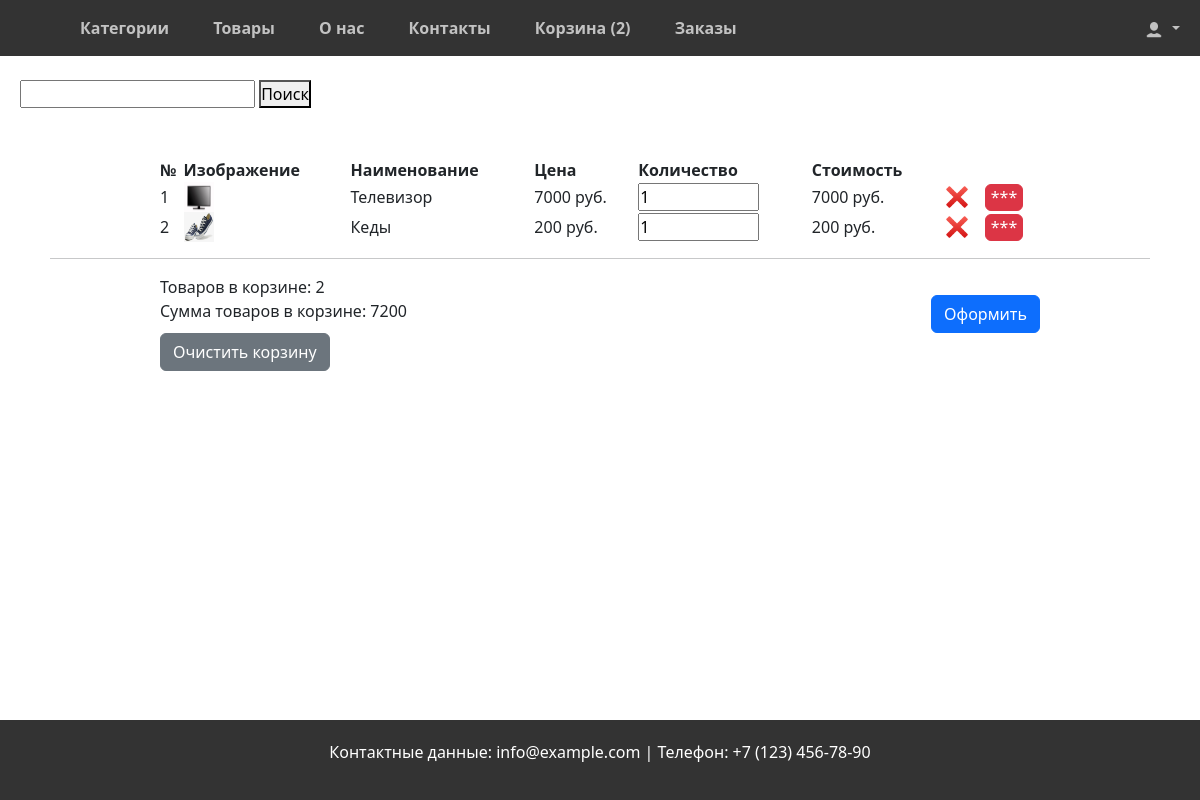
The app's page /cart/detail/ (signed in) with its own data.
### shop/models.py (models this page shows, shortened)
class Product(models.Model):
    category = models.ForeignKey(Category,
                                 related_name='products',
                                 on_delete=models.CASCADE)
    name = models.CharField(max_length=200,
                            verbose_name='Название')
    description = models.TextField(blank=True)
    slug = models.SlugField(max_length=200)
    image = models.ImageField(upload_to='products/%Y/%m/%d',
                              blank=True)
    price = models.DecimalField(max_digits=10,
                                decimal_places=2)
    available = models.BooleanField(default=True)
    created = models.DateTimeField(auto_now_add=True)
    updated = models.DateTimeField(auto_now=True)
    class Meta:
        ordering = ['name']
        indexes = [
            models.Index(fields=['id', 'slug']),
            models.Index(fields=['name']),
            models.Index(fields=['-created']),
        ]
        verbose_name = 'Товар'
        verbose_name_plural = 'Товары'

### cart/views.py (the view)
# urls.py: path('detail/', cart_detail, name='cart_detail'),
def cart_detail(request):
    return render(request, template_name='cart/cart_detail.html')

### orders/forms.py
class QuickOrderForm(forms.Form):
    name = forms.CharField(max_length=50, label="Имя")
    last_name = forms.CharField(max_length=50, label="Фамилия")
    email = forms.EmailField(label="Эл.почта")
    phone = forms.CharField(max_length=50, label="Телефон")
    payment = forms.ChoiceField(choices=PAYMENT_CHOICES, label='Способ оплаты')
    delivery = forms.ChoiceField(choices=DELIVERY_CHOICES, label='Способ Доставки')

### cart/context_processors.py (called while the page is built)
def cart(request):
    if request.user.id:
        return {'cart': ProductCartUser(request)}
    return {'cart': Cart(request)}

### cart/views.py (called while the page is built)
    def __iter__(self):
        product_ids = self.cart.keys()
        products = Product.objects.filter(id__in=product_ids)
        cart = self.cart.copy()
        for product in products:
            cart[str(product.id)]['product'] = product
        for item in cart.values():
            item['price'] = Decimal(item['price'])
            item['total_price'] = item['price'] * item['quantity']
            yield item

    def get_total_price(self):
        return sum(Decimal(item['price']) * item['quantity'] for item in self.cart.values())

    def __len__(self):
        return sum(item['quantity'] for item in self.cart.values())

### orders/context_processors.py (called while the page is built)
def quick_order_form(request):
    return {'quick_order_form': QuickOrderForm()}

### cart/templates/cart/cart_detail.html (shortened to what this page needs)
{% extends 'base.html' %}
{% load static%}
{% block content %}
{% if cart|length != 0%}
<table class="cart-title" style="width:80%; text-align:justify; margin:0 auto;">
    <thead>
    <tr>
        <th>№</th>
        <th>Изображение</th>
        <th>Наименование</th>
        <th>Цена</th>
        <th>Количество</th>
        <th>Стоимость</th>
    </tr>
    </thead>
    <tbody>
    {% for item in cart %}
    {% with product=item.product %}
    <tr>
        <td>
            {{ forloop.counter }}
        </td>
        <td>
            {% if product.image %}
            <img
            src="{{ product.image.url }}"
            alt="{{ product.name }}"
            style="width: 30px; height: 30px;">
             {% else %}
            <img
            src="{% static 'img/no_image.png' %}"
            class="card-img-top"
            alt="{{ product.name }}"
            style="width: 30px; height: 30px;">
            {% endif %}
        </td>
        <td>
            {{ product.name }}
        </td>
        <td>
            <span id="productPrice">{{ product.price|floatformat:0 }}</span> руб.
        </td>
        <td>
            <input id="prod_quantity" name="prod_quantity" type="number" min="1" max="100000" value="{{ item.quantity }}">
        </td>
        <td>
            <span id="itemPrice">{{ item.total_price|floatformat:0 }}</span>  руб.
        </td>
        <td>
           <a href="{% url 'cart:remove_product' product.id %}"><img style="width: 30px;" src="{% static 'img/cross.png' %}"></a>
        </td>
        <td><button class="removeFetch btn btn-danger" style="padding: 0.5px 5px; margin-top: 0;">***</button></td>
    </tr>
    {% endwith %}
    {% endfor %}
    </tbody>
</table>
<hr>
<div style="width:80%; text-align:justify; margin:0 auto; display: flex; justify-content: space-between; ">
    <div style="flex-direction: column;">
    <div>Товаров в корзине: <span id="cartLength">{{ cart|length }}</span></div>
    <div>Сумма товаров в корзине: <span id="totalPriceCart">{{ cart.get_total_price|floatformat:0 }}</span></div>
     <a href="{% url 'cart:remove_cart' %}" class="btn btn-secondary">Очистить корзину</a>
     </div>
    <div style="padding-top: 10px">
    {% if not request.user.id %}
        <a href="#" class="btn btn-primary" id="newOrder">Оформить заказ</a>
    {% else %}
        <a href="{% url 'new_order' %}" class="btn btn-primary" id="newOrderUser">Оформить</a>
    {% endif %}
        </div>
</div>
{% else %}
<div style="display: flex; justify-content: center; font-size: 2rem;">
    Корзина пуста😭
</div>
{% endif %}
{% endblock content %}

### templates/base.html (shortened to what this page needs)
{% load static %}
<!DOCTYPE html>
<html lang="ru">
<head>
    <link rel="stylesheet" href="{% static 'css/styles.css' %}">
    <link
      href="https://cdn.jsdelivr.net/npm/bootstrap@5.3.3/dist/css/bootstrap.min.css"
      rel="stylesheet"
    />
</head>
<body>
    <header>
         <nav class="header">
          <div class="left">
        <a href="{% url 'shop:categories' %}">Категории</a>
        <a href="{% url 'shop:products' %}">Товары</a>
        <a href="#">О нас</a>
        <a href="#">Контакты</a>
        {% if cart|length != 0 %}
        <a href="{% url 'cart:cart_detail' %}">Корзина (<span id="cartLengthHeader">{{ cart|length }}</span>)</a>
        {% else %}
        <a href="{% url 'cart:cart_detail' %}">Корзина<span id="cartLengthHeader"></span></a>
        {% endif %}
        <a href="{% url 'orders' %}">Заказы</a>
              </div>
        <div class="nav-item dropdown right">
          <a class="nav-link dropdown-toggle" href="#" id="navbarScrollingDropdown" role="button" data-bs-toggle="dropdown" aria-expanded="false">
            <img src="{% static 'img/people.png' %}" width="20px">
          </a>
              </div>
    </nav>
    </header>
    <form action="{% url 'shop:product_search' %}" method="get" style="margin-top:10vh; margin-left:20px">
        <input type="search" name="query">
        <button type="submit">Поиск</button>
    </form>
		<div class="my_block">
    {% block content %}
    {% endblock content%}
	</div>
    <footer>
        <p>Контактные данные: info@example.com | Телефон: +7 (123) 456-78-90</p>
    </footer>
</body>
</html>

### static/css/styles.css (style rules this page uses)
* { box-sizing: border-box; margin: 0; padding: 0; }
body { font-family: Arial, sans-serif; background-color: #e2e1e1; min-height: 100%; }
.header { display: flex; justify-content: space-between; align-items: center; height: fit-content; height: 7vh; background-color: #333; color: white; position: fixed; width: 100%; top: 0; z-index: 100000; }
.header a { text-decoration: none; padding: 20px; font-weight: 700; color: #fff; opacity: 0.7; }
.header .left { margin-left: 5vw; }
.header .left a { gap: 10px; }
.btn { display: inline-block; margin-top: 10px; padding: 10px 15px; background-color: #28a745; color: white; text-decoration: none; }
footer { text-align: center; padding: 20px; background-color: #333; color: white; position: fixed; bottom: 0; width: 100%; }
.my_block { margin: 50px; }

### records on screen
Product: product.image (picture), product.name "Телевизор", product.price "7000", prod_quantity "1", total_price "7000"
Product: product.image (picture), product.name "Кеды", product.price "200", prod_quantity "1", total_price "200"

### other values on screen
{{ cart|length }} "2"
{{ cart.get_total_price|floatformat:0 }} "7200"
